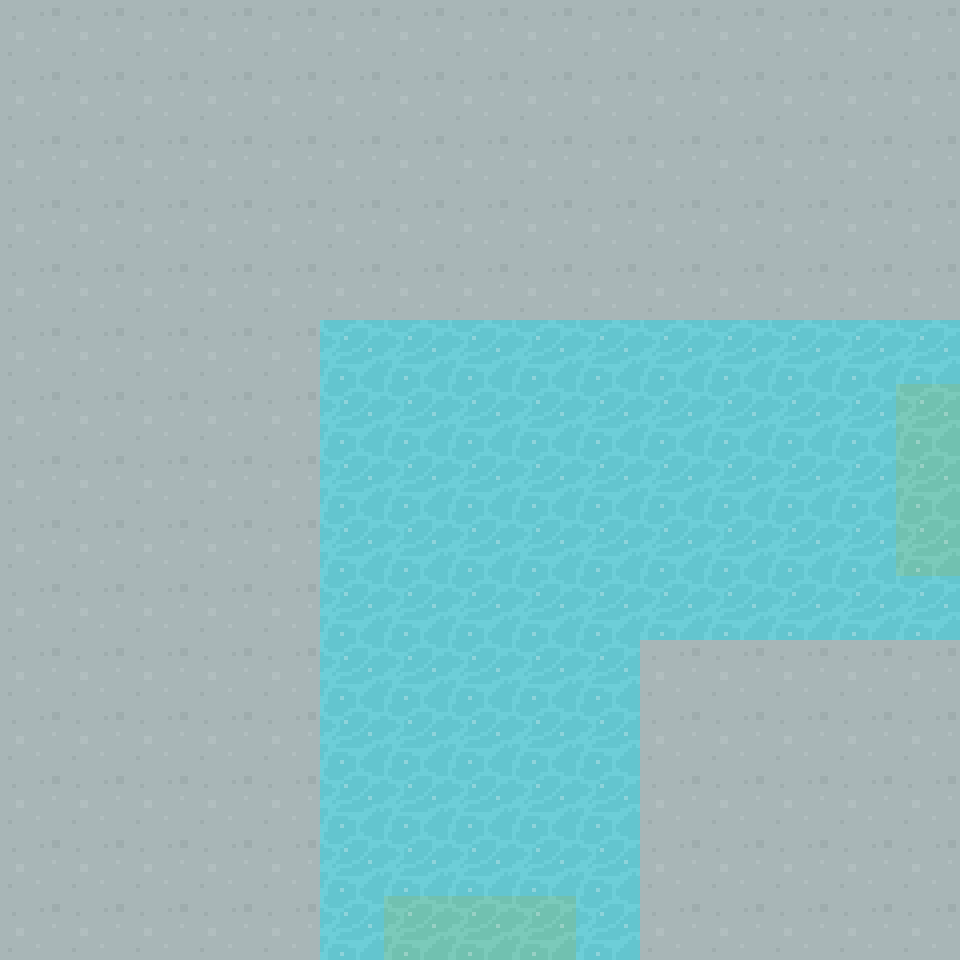

This is a level from a 2D game, rendered from its Tiled map with the project's own tilesets. A one-line summary and the complete map file follow:
An orthogonal 15x15 tile map with 64x64 px tiles, 1 tile layer (Tile Layer 1) and 2 objects (EAST, SOUTH).

<map version="1.5" tiledversion="1.5.0" orientation="orthogonal" renderorder="right-down" width="15" height="15" tilewidth="64" tileheight="64" infinite="0" nextlayerid="3" nextobjectid="8">
 <tileset firstgid="1" source="../64TilesheetDungeon.tsx" />
 <layer id="1" name="Tile Layer 1" width="15" height="15">
  <data encoding="csv">
68,68,68,68,68,68,68,68,68,68,68,68,68,68,68,
68,68,68,68,68,68,68,68,68,68,68,68,68,68,68,
68,68,68,68,68,68,68,68,68,68,68,68,68,68,68,
68,68,68,68,68,68,68,68,68,68,68,68,68,68,68,
68,68,68,68,68,68,68,68,68,68,68,68,68,68,68,
68,68,68,68,68,321,321,321,321,321,321,321,321,321,321,
68,68,68,68,68,321,321,321,321,321,321,321,321,321,326,
68,68,68,68,68,321,321,321,321,321,321,321,321,321,326,
68,68,68,68,68,321,321,321,321,321,321,321,321,321,326,
68,68,68,68,68,321,321,321,321,321,321,321,321,321,321,
68,68,68,68,68,321,321,321,321,321,68,68,68,68,68,
68,68,68,68,68,321,321,321,321,321,68,68,68,68,68,
68,68,68,68,68,321,321,321,321,321,68,68,68,68,68,
68,68,68,68,68,321,321,321,321,321,68,68,68,68,68,
68,68,68,68,68,321,326,326,326,321,68,68,68,68,68
</data>
 </layer>
 <objectgroup id="2" name="Object Layer 1">
  <object id="1" name="EAST" x="896" y="384" width="64" height="192" />
  <object id="2" name="SOUTH" x="384" y="896" width="192" height="64" />
 </objectgroup>
</map>
